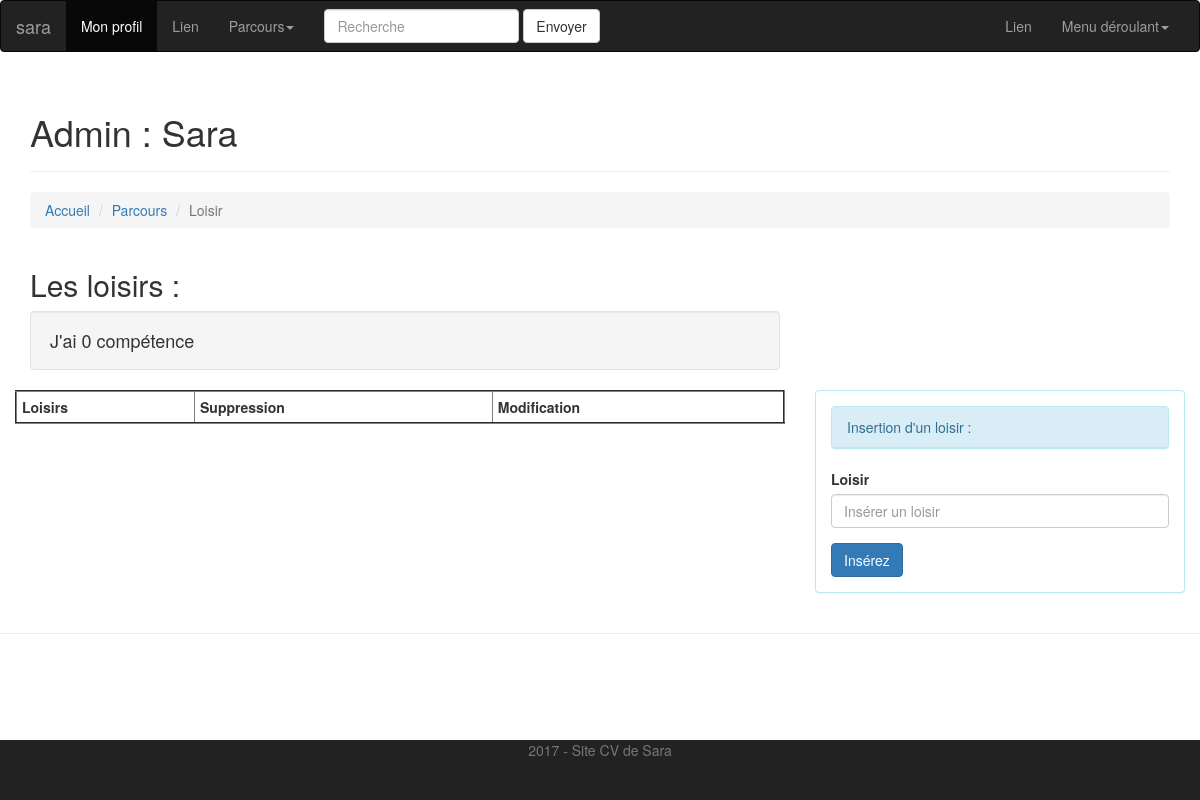
Page /loisirs.php on the earlier database version.
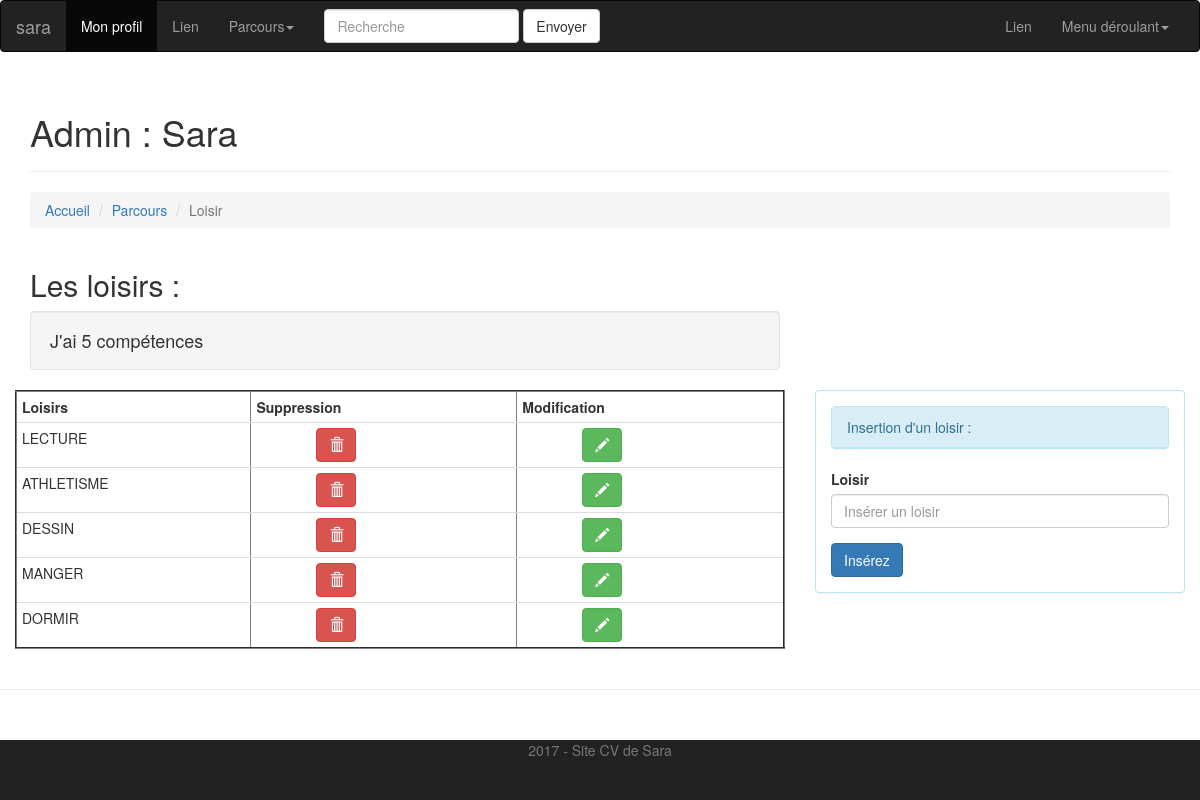
Same page on the later database version.
### tables this page shows
CREATE TABLE `t_loisirs` (
  `id_loisir` int(3) NOT NULL,
  `loisir` varchar(30) NOT NULL,
  `utilisateur_id` int(3) NOT NULL
);

### loisirs.php (the view, shortened to what this page needs)
<?php
require 'connexion.php';
?>
<!DOCTYPE html>
<html lang="fr">
    <head>
        <?php
        $resultat = $pdo -> query("SELECT * FROM t_utilisateurs WHERE id_utilisateur = '1'");
        $ligne_utilisateur = $resultat -> fetch();
        ?>
        <link href="css/bootstrap.min.css" rel="stylesheet">
        <link rel="stylesheet" href="css/style_admin.css">
    </head>
    <body>
        <?php
        $resultat = $pdo -> prepare("SELECT * FROM t_loisirs WHERE utilisateur_id ='1'");
        $resultat->execute();
        $nbr_loisirs = $resultat->rowCount();
?>
<?php include ('nav.inc.php'); ?>
<div class="container">
    <div class="page-header">
        <h1>Admin : <?= ($ligne_utilisateur['prenom']); ?></h1>
    </div>
    <ol class="breadcrumb">
        <li><a href="index.php">Accueil</a></li>
        <li><a href="#">Parcours</a></li>
        <li class="active">Loisir</li>
    </ol>
    <div class="row">
        <div class="col-md-8">
            <h2>Les loisirs :</h2>
            <h4 class="well">J'ai <?= $nbr_loisirs;?> compétence<?= ($nbr_loisirs>1)?'s':''?></h4>
        </div>
        <div class="row">
            <div class="col-md-8">
                <table border="2" class="table table-condensed table-hover">
                    <tr>
                        <th>Loisirs</th>
                        <th>Suppression</th>
                        <th>Modification</th>
                    </tr>
                    <tr>
                        <?php while ($ligne_loisir = $resultat -> fetch()) { ?>
                            <td><?= $ligne_loisir['loisir'];?></td>
                            <td><a href="loisirs.php?id_loisir=<?= $ligne_loisir['id_loisir'];?>"><button type="button" class="btn btn-danger"><span class="glyphicon glyphicon-trash" aria-hidden="true"></span></button></a></td>
                            <td><a href="modif_loisir.php?id_loisir=<?= $ligne_loisir['id_loisir'];?>"><button type="button" class="btn btn-success"><span class="glyphicon glyphicon-pencil" aria-hidden="true"></span></button></a></td>
                    </tr>
                        <?php } ?>
                    </table>
            </div>
        <div class="col-md-4">
            <div class="panel panel-info">
                <div class="panel-body">
                    <div class="panel panel-info">
                        <div class="panel-heading">
                            <div>Insertion d'un loisir :</div>
                        </div>
                    </div>
                        <form action="loisirs.php" method="post">
                            <fieldset>
                                <div class="form-group">
                                    <label for="disabledSelect">Loisir</label>
                                    <input type="text" name="loisir" id="loisir" placeholder="Insérer un loisir" class="form-control">
                                </div>
                                <input type="submit" class="btn btn-primary" value="Insérez">
                            </fieldset>
                        </form>
                    </div>
                </div>
            </div>
        </div>
    </div>
</div>
<hr>
<?php include ('footer.inc.php'); ?>

Differences in the rows shown:
added t_loisirs: loisir "LECTURE"
added t_loisirs: loisir "ATHLETISME"
added t_loisirs: loisir "DESSIN"
added t_loisirs: loisir "MANGER"
added t_loisirs: loisir "DORMIR"
Other differences:
$nbr_loisirs: "0" → "5"
text now shown: "s"
